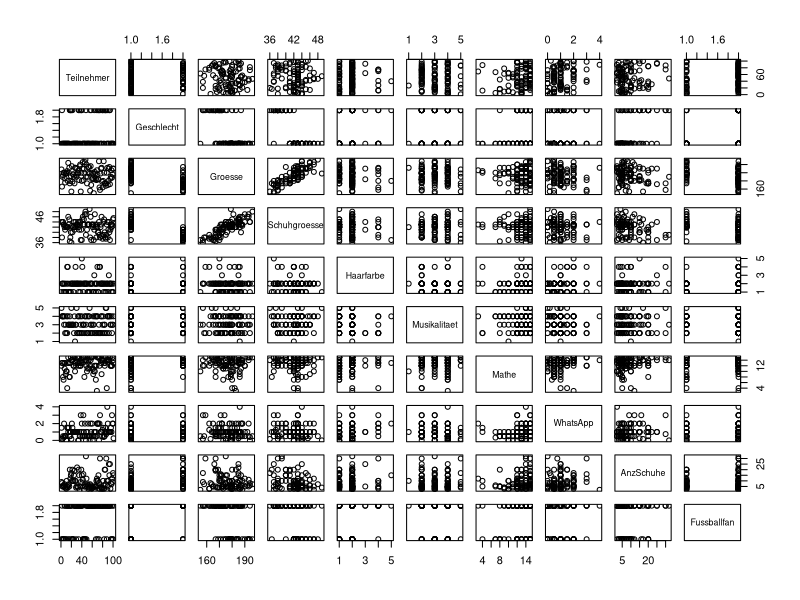
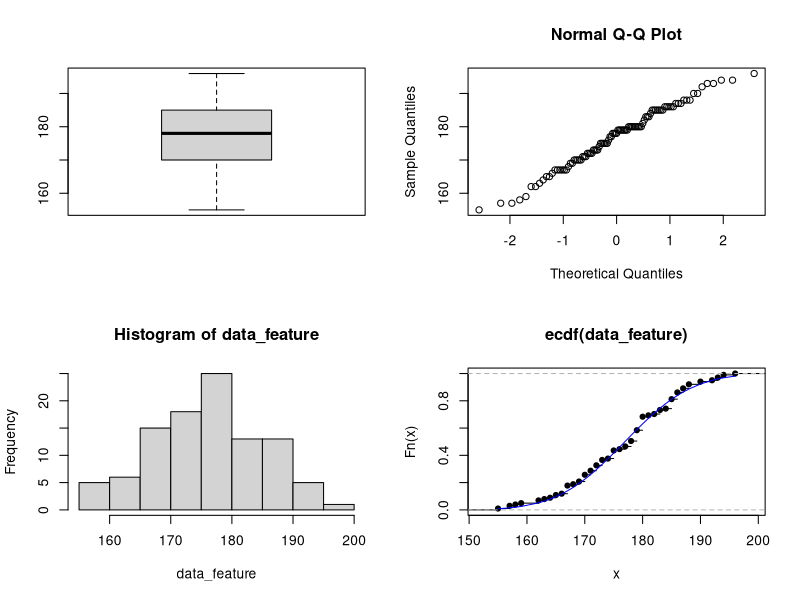

Write the R code that produced these figures, in order.
## ---- chunk 1
knitr::opts_chunk$set(error=TRUE,        # Keep compiling upon error
                      collapse=TRUE,     # collapse by default
                      echo=TRUE,         # echo code by default
                      comment = "#>",    # change comment character
                      fig.width = 7,     # set figure width
                      out.width = "100%", # set width of displayed images
                      warning=TRUE,      # show R warnings
                      message=FALSE)     # show R messages
## ---- chunk 2
data <- read.csv("UmfrageBis2019.csv", header = TRUE, sep = ";", 
         dec = ".", fill = TRUE, comment.char = "")
head(data)
str(data)
## ---- chunk 3
colnames(data)
names(data)[names(data) == "Letzte.Schulnote.in.Mathematik"] <- "Mathe"
names(data)[names(data) == "Stunden.am.Tag.in.WhatsApp"] <- "WhatsApp"
names(data)[names(data) == "Anzahl.Paar.Schuhe.im.Schrank"] <- "AnzSchuhe"
names(data)
## ---- chunk 4
summary(data)
## ---- chunk 5
plot(data)
## ---- chunk 6
plot.cont.data <- function(data_feature){

  index <- 1
    for (variable in data_feature) {
      if (is.na(variable)){data_feature[index] <- 0}
      index <- index + 1
    }
  
  mean_feature <- mean(data_feature)
  sd_feature <- sd(data_feature)
  xseq <- sort(data_feature, decreasing= FALSE)
  cumulative<-pnorm(xseq, mean(data_feature), sd(data_feature))

  
  
  par(mfrow=c(2,2))
  boxplot(data_feature)
  qqnorm(data_feature)
  hist(data_feature)
  plot(ecdf(data_feature))
  lines(xseq, cumulative, col ="blue", type = "l", ylim = range(0,1))
  
}

## ---- chunk 7
plot.cont.data(data$Groesse)
## ---- chunk 8
analyse.regression <- function(dat){
  lm.shoesize <- lm(dat$Schuhgroesse ~ dat$Groesse, data=dat)
  print(lm.shoesize)
  return(anova(lm.shoesize))
}
analyse.regression(data)
## ---- chunk 9
male <- subset(data, Geschlecht=="m")
female <- data[data$Geschlecht=="w",] #was ist der Unterschied? Warum gibts die subset Methode, wenn auch einfache Selektoren funktionieren?

analyse.regression(male)
analyse.regression(female)
